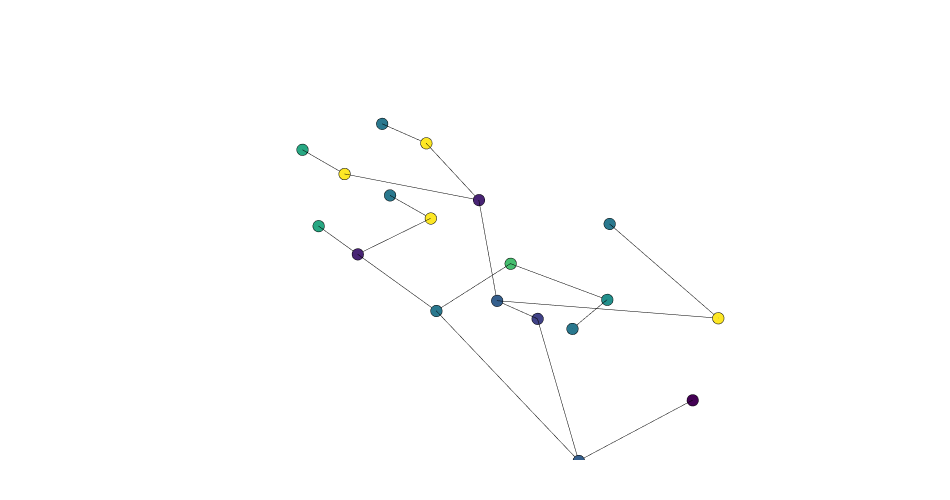

Source (notebook cell):
### Code cell
g = Graph.ByTopology(house, direct=False, directApertures=True)
graph_data = Plotly.DataByGraph(g, vertexSize=4, vertexGroupKey="label", vertexLabelKey="title", vertexGroups=[0,1,2,3,4,5,6,7,8,9,10])
bldg_data = Plotly.DataByTopology(house, faceOpacity=0.5, edgeColor="lightgrey", vertexColor="lightgrey")
bldg_data = []
# graph_data = []
fig = Plotly.FigureByData(graph_data+bldg_data)
Plotly.Show(fig, renderer='jupyterlab')

### Figure 1 — Plotly figure (JSON) as saved in the notebook; plotly's stock layout.template omitted (floating-point values rounded to 4 significant figures)
{"data": [{"hoverinfo": "text", "legendgroup": "4", "legendrank": 4, "marker": {"color": [4, 4, 2, 4, 1, 0, 4, 1, 5, 3, 10, 4, 6, 3, 10, 7, 6, 10, 10], "colorscale": [[0, "#440154"], [0.1111, "#482878"], [0.2222, "#3e4989"], [0.3333, "#31688e"], [0.4444, "#26828e"], [0.5556, "#1f9e89"], [0.6667, "#35b779"], [0.7778, "#6ece58"], [0.8889, "#b5de2b"], [1, "#fde725"]], "line": {"color": "black", "width": 0.5}, "size": 4, "symbol": "circle"}, "mode": "markers", "name": "Graph Vertices", "showlegend": false, "text": ["WC 2 (4)", "WC 3 (4)", "Stairs (2)", "WC 1 (4)", "Living Room 2 (1)", "Parking (0)", "WC 4 (4)", "Living Room (1)", "Service (5)", "Corridor 1 (3)", "Bedroom 3 (10)", "Dining Room (4)", "Terrace (6)", "Corridor 2 (3)", "Office (10)", "Kitchen (7)", "Terrace 2 (6)", "Bedroom 1 (10)", "Bedroom 2 (10)"], "type": "scatter3d", "x": [4.75, 4.75, 2, 3.7, 3.25, 3.75, 4.75, 1.5, 5.45, 0.5, 3.25, 1.5, 1.5, 0.5, 1.5, 4.75, 1.5, 4.75, 4.75], "y": [15.75, 15.75, 6, 6, 9.25, 2.5, 6, 13.25, 6, 3.5, 2.5, 9.25, 15.75, 6, 13.25, 9.25, 15.75, 13.25, 13.25], "z": [1.5, 4.5, 3, 1.5, 4.5, 1.5, 4.5, 1.5, 1.5, 1.5, 4.5, 1.5, 1.5, 4.5, 4.5, 1.5, 4.5, 1.5, 4.5]}, {"hoverinfo": "text", "legendgroup": "5", "legendrank": 5, "line": {"color": "black", "width": 1}, "mode": "lines", "name": "Graph Edges", "showlegend": false, "text": "", "type": "scatter3d", "x": [4.75, 4.75, null, 4.75, 4.75, null, 2, 0.5, null, 2, 0.5, null, 3.7, 5.45, null, 3.25, 4.75, null, 3.25, 0.5, null, 3.25, 1.5, null, 3.75, 0.5, null, 3.25, 4.75, null, 1.5, 4.75, null, 1.5, 1.5, null, 1.5, 1.5, null, 5.45, 4.75, null, 0.5, 1.5, null, 3.25, 0.5, null, 1.5, 4.75, null, 1.5, 1.5, null], "y": [13.25, 15.75, null, 13.25, 15.75, null, 6, 6, null, 6, 3.5, null, 6, 6, null, 9.25, 13.25, null, 9.25, 6, null, 9.25, 13.25, null, 2.5, 3.5, null, 2.5, 6, null, 13.25, 13.25, null, 13.25, 15.75, null, 9.25, 13.25, null, 6, 9.25, null, 3.5, 9.25, null, 2.5, 6, null, 9.25, 9.25, null, 13.25, 15.75, null], "z": [1.5, 1.5, null, 4.5, 4.5, null, 3, 4.5, null, 3, 1.5, null, 1.5, 1.5, null, 4.5, 4.5, null, 4.5, 4.5, null, 4.5, 4.5, null, 1.5, 1.5, null, 4.5, 4.5, null, 1.5, 1.5, null, 1.5, 1.5, null, 1.5, 1.5, null, 1.5, 1.5, null, 1.5, 1.5, null, 4.5, 4.5, null, 1.5, 1.5, null, 4.5, 4.5, null]}], "layout": {"autosize": true, "height": 500, "margin": {"b": 40, "l": 40, "r": 40, "t": 40}, "paper_bgcolor": "rgba(0, 0, 0, 0)", "plot_bgcolor": "rgba(0, 0, 0, 0)", "scene": {"aspectmode": "data", "aspectratio": {"x": 0.8511, "y": 2.278, "z": 0.5158}, "camera": {"center": {"x": 0, "y": 0, "z": 0}, "eye": {"x": -1.374, "y": -1.374, "z": 1.374}, "projection": {"type": "perspective"}, "up": {"x": 0, "y": 0, "z": 1}}, "xaxis": {"type": "linear", "visible": false}, "yaxis": {"type": "linear", "visible": false}, "zaxis": {"type": "linear", "visible": false}}, "showlegend": true, "width": 950, "xaxis": {"showgrid": false, "visible": false, "zeroline": false}, "yaxis": {"showgrid": false, "visible": false, "zeroline": false}}}
